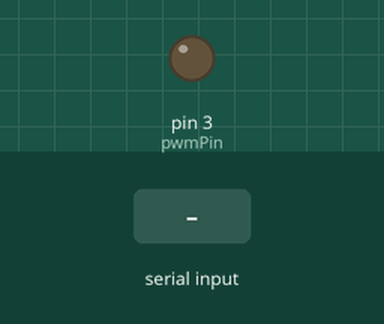
Recording of a sketch running on a simulated Arduino Uno, built with avr-gcc and run on an emulated ATmega328P. Parts: output pins drawn as LEDs (lit = HIGH). The inputs (shaded band) are chosen by the test bench. What the sketch prints to the serial monitor is not drawn.

Above: at 1.2 s.
1.3 s: byte 30 received over Serial
At 2.5 s:
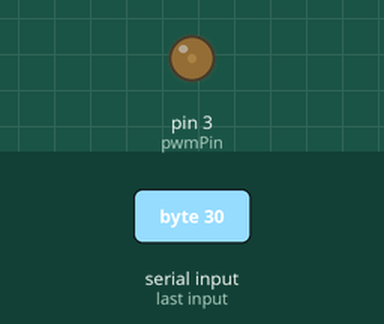
2.8 s: byte 90 received over Serial
At 3.7 s:
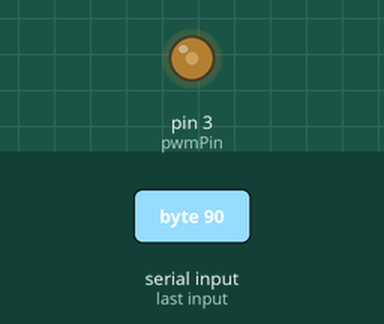
Timing chart, 0 to 5.8 s (numbered marks = the images above; inputs shaded):
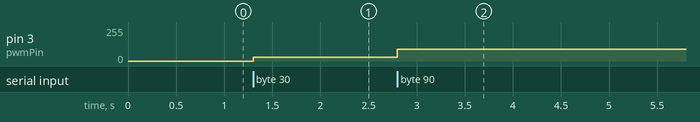

The sketch:

final_arduinocode_CAM.ino
```cpp
int readData;
int pwmPin = 3;

unsigned long time_now = 0;
unsigned long time_fans = 0;

int data_old = 0;

void setup() {
  Serial.begin(115200);
  Serial.println("Ready");

  pinMode(pwmPin, OUTPUT);

  time_now = millis();
  time_fans = time_now;
}

void loop() {
  if (Serial.available() > 0){
    readData = Serial.read(); // read incoming char (PWM value)
  }
  time_now = millis();
  if (time_now - time_fans > 10){ // 10 ms
    if (data_old != readData){
      analogWrite(pwmPin, readData);
      data_old = readData;
      time_fans = millis();
    }
  }

}
```

Measured:
- after the input at 1.3 s, pin 3 (pwmPin): 0/255 → 30/255 at once
- after the input at 2.8 s, pin 3 (pwmPin): 30/255 → 90/255 at once
